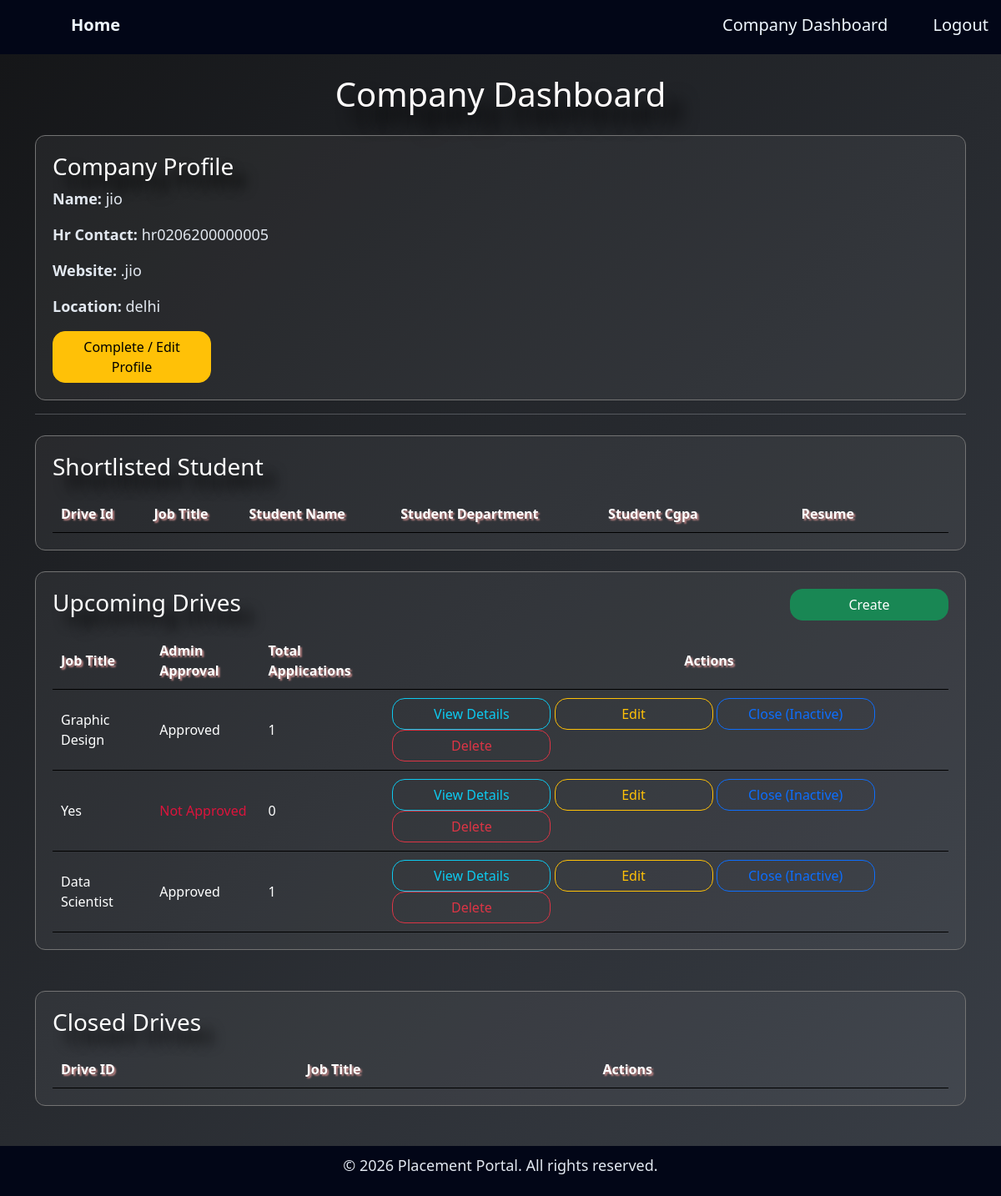
/companydash (signed in), run on an earlier commit of the app's database.
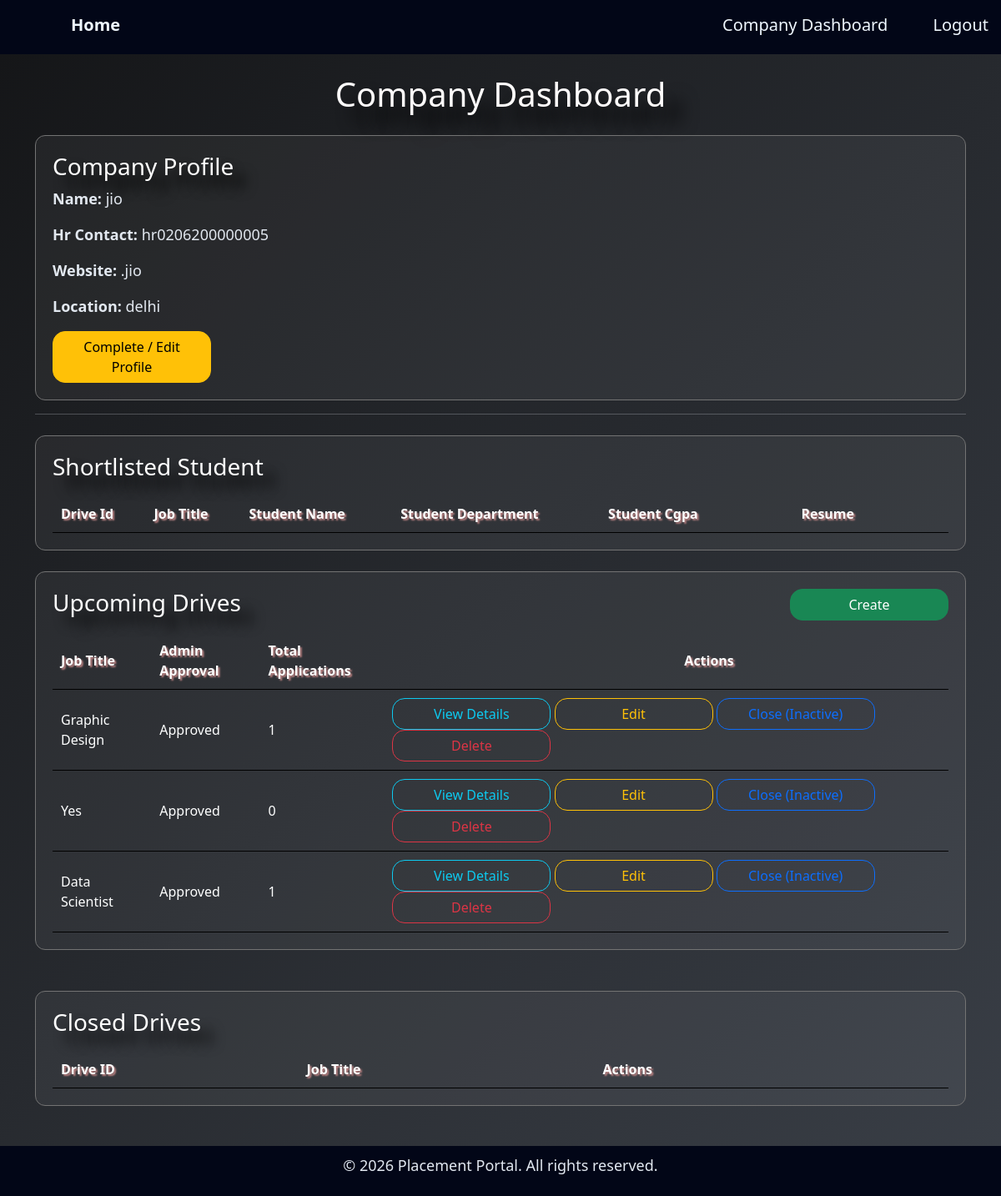
And on a later commit of the database.
### application/controllers.py (the view)
@app.route('/companydash',methods=['GET','POST'])
def companydash():
   if 'user_id' not in session:
      return redirect(url_for('login'))
   company = Companyprofile.query.filter_by(user_id=session['user_id']).first()
   if not company:
      return redirect(url_for('company_profile'))
   drives = Placementdrive.query.filter_by(company_id=company.id, is_closed=False).all()
   closed_drives = Placementdrive.query.filter_by(company_id=company.id,is_closed=True).all()
   drive_data=[]
   for drive in drives:
      total_apps = Application.query.filter_by(drive_id=drive.id).count()
      apps= Application.query.filter_by(drive_id=drive.id, status='Shortlist').all()
      shortlist = []
      for app in apps:
        if app.student.user.is_approved == True:
            shortlist.append(app)
      drive_data.append({
         "job": drive,
         "total_apps": total_apps,
         "shortlist": shortlist
      })
   return render_template('companydash.html',
                          company=company,
                          drives=drive_data,
                          closed_drives=closed_drives)

### templates/companydash.html (shortened to what this page needs)
{% extends "base.html" %}
{% block content %}
   <div class="container">
  <h1>Company Dashboard</h1>
  <div class="card">
    <h3>Company Profile</h3>
    {% if company and company.company_name %}
        <p><b>Name:</b> {{ company.company_name }}</p>
        <p><b>Hr Contact:</b> {{ company.hr_contact }}</p>
        <p><b>Website:</b> {{ company.website }}</p>
        <p><b>Location:</b> {{ company.location }}</p>
    {% else %}
        <p style="font-style: italic; font-weight: bold; color: brown;">Profile Incomplete</p>
    {% endif %}
    <a href="{{url_for('company_profile')}}">
        <button class="btn btn-warning">Complete / Edit Profile</button>
    </a>
</div>
<hr>
<div class="card">
  <h3>Shortlisted Student</h3>
  <table>
    <thead>
      <th>Drive Id</th>
      <th>Job Title</th>
      <th>Student Name</th>
      <th>Student Department</th>
      <th>Student Cgpa</th>
      <th style="padding-left: 70px;">Resume</th>
      <th></th>
      <th></th>
    </thead>
  </table>
</div>
   <div class="card">
    <div style="display: flex;">
    <div><h3>Upcoming Drives</h3></div> <div style="margin-left: auto ;"><a href="/create_drive"><button class="btn btn-success">Create</button></a></div>
  </div>
    <table>
  <thead>
    <tr>
      <th>Job Title</th>
      <th>Admin Approval</th>
      <th>Total Applications</th>
      <th style="padding-left: 360px;">Actions</th>
    </tr>
  </thead>
  <tbody>
    {% if drives %}
      {% for item in drives %}
    <tr>
      <td>{{item.job.job_title }}</td>
      <td>
        {% if item.job.is_approved %}
          <span>Approved</span>
        {% else %}
          <span style="color: crimson;">Not Approved</span>
        {% endif %}
      </td>
      <td>{{item.total_apps}}</td>
      <td><a href="{{url_for('view_drives', drive_id=item.job.id)}}" class="btn btn-outline-info">view details</a>
        <a href="{{url_for('company_edit', drive_id=item.job.id)}}" class="btn btn-outline-warning">Edit</a>
        <a href="{{url_for('company_close', drive_id=item.job.id)}}" class="btn btn-outline-primary">Close (Inactive)</a>
        <a href="{{url_for('company_delete', drive_id=item.job.id)}}" class="btn btn-outline-danger">Delete</a></td>
    </tr>
         {% endfor %}
  {% else %}
  <tr>
   <td style="color:#1461ce;">No jobs posted yet.</td>
   </tr>
  {% endif %}
  </tbody>
</table>
   </div>
   <br>
   <div class="card">
      <h3>Closed Drives</h3>
      <table>
  <thead>
    <tr>
      <th>Drive ID</th>
      <th>Job Title</th>
      <th style="padding-left: 70px;">Actions</th>
    </tr>
  </thead>
</table>
   </div>
</div>
{% endblock %}

What changed in the data, as far as the page shows it:
changed Placementdrive "Yes": is_approved False → True (drawn)
Also different on the page:
list line gone: "Not Approved"
new list line: "Approved"
